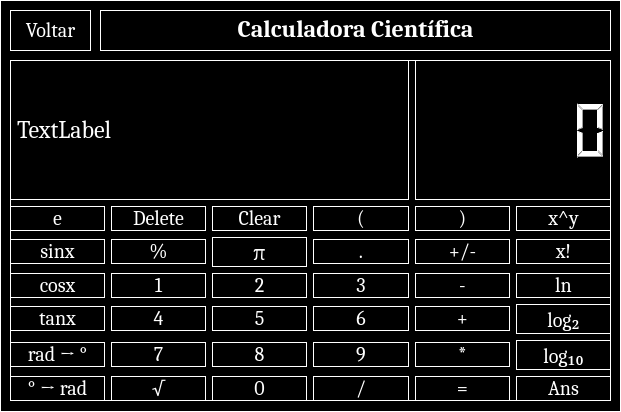
<?xml version="1.0" encoding="UTF-8"?>
<ui version="4.0">
 <class>Dialog</class>
 <widget class="QDialog" name="Dialog">
  <property name="geometry">
   <rect>
    <x>0</x>
    <y>0</y>
    <width>621</width>
    <height>412</height>
   </rect>
  </property>
  <property name="windowTitle">
   <string>Dialog</string>
  </property>
  <property name="styleSheet">
   <string notr="true">color: white;
border: 1px solid white;
background-color: black;
</string>
  </property>
  <widget class="QWidget" name="gridLayoutWidget">
   <property name="geometry">
    <rect>
     <x>10</x>
     <y>60</y>
     <width>601</width>
     <height>341</height>
    </rect>
   </property>
   <property name="font">
    <font>
     <pointsize>15</pointsize>
    </font>
   </property>
   <layout class="QGridLayout" name="gridLayout">
    <item row="1" column="3">
     <widget class="QPushButton" name="pushButton_26">
      <property name="font">
       <font>
        <family>Cambria</family>
        <pointsize>15</pointsize>
       </font>
      </property>
      <property name="text">
       <string>(</string>
      </property>
     </widget>
    </item>
    <item row="2" column="3">
     <widget class="QPushButton" name="pushButton_19">
      <property name="font">
       <font>
        <family>Cambria</family>
        <pointsize>15</pointsize>
       </font>
      </property>
      <property name="text">
       <string>.</string>
      </property>
     </widget>
    </item>
    <item row="6" column="0">
     <widget class="QPushButton" name="pushButton_24">
      <property name="font">
       <font>
        <family>Cambria</family>
        <pointsize>15</pointsize>
       </font>
      </property>
      <property name="text">
       <string>° → rad</string>
      </property>
     </widget>
    </item>
    <item row="4" column="4">
     <widget class="QPushButton" name="pushButton_7">
      <property name="font">
       <font>
        <family>Cambria</family>
        <pointsize>15</pointsize>
       </font>
      </property>
      <property name="text">
       <string>+</string>
      </property>
     </widget>
    </item>
    <item row="6" column="1">
     <widget class="QPushButton" name="pushButton_13">
      <property name="font">
       <font>
        <family>Cambria</family>
        <pointsize>15</pointsize>
       </font>
      </property>
      <property name="text">
       <string>√</string>
      </property>
     </widget>
    </item>
    <item row="1" column="4">
     <widget class="QPushButton" name="pushButton_27">
      <property name="font">
       <font>
        <family>Cambria</family>
        <pointsize>15</pointsize>
       </font>
      </property>
      <property name="text">
       <string>)</string>
      </property>
     </widget>
    </item>
    <item row="5" column="2">
     <widget class="QPushButton" name="pushButton_4">
      <property name="font">
       <font>
        <family>Cambria</family>
        <pointsize>15</pointsize>
       </font>
      </property>
      <property name="text">
       <string>8</string>
      </property>
     </widget>
    </item>
    <item row="3" column="0">
     <widget class="QPushButton" name="pushButton_22">
      <property name="font">
       <font>
        <family>Cambria</family>
        <pointsize>15</pointsize>
       </font>
      </property>
      <property name="text">
       <string>cosx</string>
      </property>
     </widget>
    </item>
    <item row="1" column="0">
     <widget class="QPushButton" name="pushButton_30">
      <property name="font">
       <font>
        <family>Cambria</family>
        <pointsize>15</pointsize>
       </font>
      </property>
      <property name="text">
       <string>e</string>
      </property>
     </widget>
    </item>
    <item row="1" column="1">
     <widget class="QPushButton" name="pushButton_17">
      <property name="font">
       <font>
        <family>Cambria</family>
        <pointsize>15</pointsize>
       </font>
      </property>
      <property name="text">
       <string>Delete</string>
      </property>
     </widget>
    </item>
    <item row="4" column="0">
     <widget class="QPushButton" name="pushButton_23">
      <property name="font">
       <font>
        <family>Cambria</family>
        <pointsize>15</pointsize>
       </font>
      </property>
      <property name="text">
       <string>tanx</string>
      </property>
     </widget>
    </item>
    <item row="5" column="0">
     <widget class="QPushButton" name="pushButton_35">
      <property name="font">
       <font>
        <family>Cambria</family>
        <pointsize>15</pointsize>
       </font>
      </property>
      <property name="text">
       <string>rad → °</string>
      </property>
     </widget>
    </item>
    <item row="2" column="0">
     <widget class="QPushButton" name="pushButton_21">
      <property name="font">
       <font>
        <family>Cambria</family>
        <pointsize>15</pointsize>
       </font>
      </property>
      <property name="text">
       <string>sinx</string>
      </property>
     </widget>
    </item>
    <item row="2" column="1">
     <widget class="QPushButton" name="pushButton_28">
      <property name="font">
       <font>
        <family>Cambria</family>
        <pointsize>15</pointsize>
       </font>
      </property>
      <property name="text">
       <string>%</string>
      </property>
     </widget>
    </item>
    <item row="4" column="3">
     <widget class="QPushButton" name="pushButton_6">
      <property name="font">
       <font>
        <family>Cambria</family>
        <pointsize>15</pointsize>
       </font>
      </property>
      <property name="text">
       <string>6</string>
      </property>
     </widget>
    </item>
    <item row="5" column="4">
     <widget class="QPushButton" name="pushButton_12">
      <property name="font">
       <font>
        <family>Cambria</family>
        <pointsize>15</pointsize>
       </font>
      </property>
      <property name="text">
       <string>*</string>
      </property>
     </widget>
    </item>
    <item row="6" column="2">
     <widget class="QPushButton" name="pushButton_14">
      <property name="font">
       <font>
        <family>Cambria</family>
        <pointsize>15</pointsize>
       </font>
      </property>
      <property name="text">
       <string>0</string>
      </property>
     </widget>
    </item>
    <item row="6" column="5">
     <widget class="QPushButton" name="pushButton_31">
      <property name="font">
       <font>
        <family>Cambria</family>
        <pointsize>15</pointsize>
       </font>
      </property>
      <property name="text">
       <string>Ans</string>
      </property>
     </widget>
    </item>
    <item row="3" column="5">
     <widget class="QPushButton" name="pushButton_34">
      <property name="enabled">
       <bool>true</bool>
      </property>
      <property name="font">
       <font>
        <family>Cambria</family>
        <pointsize>15</pointsize>
       </font>
      </property>
      <property name="text">
       <string>ln</string>
      </property>
     </widget>
    </item>
    <item row="5" column="5">
     <widget class="QPushButton" name="pushButton_33">
      <property name="font">
       <font>
        <family>Cambria</family>
        <pointsize>15</pointsize>
       </font>
      </property>
      <property name="text">
       <string>log₁₀</string>
      </property>
     </widget>
    </item>
    <item row="1" column="5">
     <widget class="QPushButton" name="pushButton_25">
      <property name="font">
       <font>
        <family>Cambria</family>
        <pointsize>15</pointsize>
       </font>
      </property>
      <property name="text">
       <string>x^y</string>
      </property>
     </widget>
    </item>
    <item row="2" column="4">
     <widget class="QPushButton" name="pushButton_20">
      <property name="font">
       <font>
        <family>Cambria</family>
        <pointsize>15</pointsize>
       </font>
      </property>
      <property name="text">
       <string>+/-</string>
      </property>
     </widget>
    </item>
    <item row="3" column="4">
     <widget class="QPushButton" name="pushButton_9">
      <property name="font">
       <font>
        <family>Cambria</family>
        <pointsize>15</pointsize>
       </font>
      </property>
      <property name="text">
       <string>-</string>
      </property>
     </widget>
    </item>
    <item row="3" column="1">
     <widget class="QPushButton" name="pushButton">
      <property name="font">
       <font>
        <family>Cambria</family>
        <pointsize>15</pointsize>
       </font>
      </property>
      <property name="text">
       <string>1</string>
      </property>
     </widget>
    </item>
    <item row="5" column="1">
     <widget class="QPushButton" name="pushButton_10">
      <property name="font">
       <font>
        <family>Cambria</family>
        <pointsize>15</pointsize>
       </font>
      </property>
      <property name="text">
       <string>7</string>
      </property>
     </widget>
    </item>
    <item row="5" column="3">
     <widget class="QPushButton" name="pushButton_11">
      <property name="font">
       <font>
        <family>Cambria</family>
        <pointsize>15</pointsize>
       </font>
      </property>
      <property name="text">
       <string>9</string>
      </property>
     </widget>
    </item>
    <item row="4" column="2">
     <widget class="QPushButton" name="pushButton_3">
      <property name="font">
       <font>
        <family>Cambria</family>
        <pointsize>15</pointsize>
       </font>
      </property>
      <property name="text">
       <string>5</string>
      </property>
     </widget>
    </item>
    <item row="3" column="3">
     <widget class="QPushButton" name="pushButton_8">
      <property name="font">
       <font>
        <family>Cambria</family>
        <pointsize>15</pointsize>
       </font>
      </property>
      <property name="text">
       <string>3</string>
      </property>
     </widget>
    </item>
    <item row="4" column="1">
     <widget class="QPushButton" name="pushButton_2">
      <property name="font">
       <font>
        <family>Cambria</family>
        <pointsize>15</pointsize>
       </font>
      </property>
      <property name="text">
       <string>4</string>
      </property>
     </widget>
    </item>
    <item row="6" column="4">
     <widget class="QPushButton" name="pushButton_16">
      <property name="font">
       <font>
        <family>Cambria</family>
        <pointsize>15</pointsize>
       </font>
      </property>
      <property name="text">
       <string>=</string>
      </property>
     </widget>
    </item>
    <item row="6" column="3">
     <widget class="QPushButton" name="pushButton_15">
      <property name="font">
       <font>
        <family>Cambria</family>
        <pointsize>15</pointsize>
       </font>
      </property>
      <property name="text">
       <string>/</string>
      </property>
     </widget>
    </item>
    <item row="2" column="2">
     <widget class="QPushButton" name="pushButton_29">
      <property name="font">
       <font>
        <family>Cambria</family>
        <pointsize>15</pointsize>
       </font>
      </property>
      <property name="text">
       <string>π</string>
      </property>
     </widget>
    </item>
    <item row="3" column="2">
     <widget class="QPushButton" name="pushButton_5">
      <property name="font">
       <font>
        <family>Cambria</family>
        <pointsize>15</pointsize>
       </font>
      </property>
      <property name="text">
       <string>2</string>
      </property>
     </widget>
    </item>
    <item row="4" column="5">
     <widget class="QPushButton" name="pushButton_32">
      <property name="font">
       <font>
        <family>Cambria</family>
        <pointsize>15</pointsize>
       </font>
      </property>
      <property name="text">
       <string>log₂</string>
      </property>
     </widget>
    </item>
    <item row="1" column="2">
     <widget class="QPushButton" name="pushButton_18">
      <property name="font">
       <font>
        <family>Cambria</family>
        <pointsize>15</pointsize>
       </font>
      </property>
      <property name="text">
       <string>Clear</string>
      </property>
     </widget>
    </item>
    <item row="2" column="5">
     <widget class="QPushButton" name="pushButton_36">
      <property name="font">
       <font>
        <family>Cambria</family>
        <pointsize>15</pointsize>
       </font>
      </property>
      <property name="text">
       <string>x!</string>
      </property>
     </widget>
    </item>
    <item row="0" column="4" colspan="2">
     <widget class="QLCDNumber" name="lcdNumber">
      <property name="font">
       <font>
        <family>Cambria</family>
        <pointsize>20</pointsize>
       </font>
      </property>
      <property name="smallDecimalPoint">
       <bool>false</bool>
      </property>
      <property name="digitCount">
       <number>6</number>
      </property>
     </widget>
    </item>
    <item row="0" column="0" colspan="4">
     <widget class="QLabel" name="label">
      <property name="font">
       <font>
        <family>Cambria</family>
        <pointsize>18</pointsize>
       </font>
      </property>
      <property name="text">
       <string>TextLabel</string>
      </property>
     </widget>
    </item>
   </layout>
  </widget>
  <widget class="QPushButton" name="volta_cient">
   <property name="geometry">
    <rect>
     <x>10</x>
     <y>10</y>
     <width>81</width>
     <height>41</height>
    </rect>
   </property>
   <property name="font">
    <font>
     <family>Cambria</family>
     <pointsize>15</pointsize>
    </font>
   </property>
   <property name="text">
    <string>Voltar</string>
   </property>
  </widget>
  <widget class="QTextBrowser" name="textBrowser">
   <property name="geometry">
    <rect>
     <x>100</x>
     <y>10</y>
     <width>511</width>
     <height>41</height>
    </rect>
   </property>
   <property name="font">
    <font>
     <family>Cambria</family>
     <pointsize>12</pointsize>
    </font>
   </property>
   <property name="html">
    <string>&lt;!DOCTYPE HTML PUBLIC &quot;-//W3C//DTD HTML 4.0//EN&quot; &quot;http://www.w3.org/TR/REC-html40/strict.dtd&quot;&gt;
&lt;html&gt;&lt;head&gt;&lt;meta name=&quot;qrichtext&quot; content=&quot;1&quot; /&gt;&lt;style type=&quot;text/css&quot;&gt;
p, li { white-space: pre-wrap; }
&lt;/style&gt;&lt;/head&gt;&lt;body style=&quot; font-family:'Cambria'; font-size:12pt; font-weight:400; font-style:normal;&quot;&gt;
&lt;p align=&quot;center&quot; style=&quot; margin-top:0px; margin-bottom:0px; margin-left:0px; margin-right:0px; -qt-block-indent:0; text-indent:0px;&quot;&gt;&lt;span style=&quot; font-size:18pt; font-weight:600;&quot;&gt;Calculadora Científica&lt;/span&gt;&lt;/p&gt;&lt;/body&gt;&lt;/html&gt;</string>
   </property>
  </widget>
 </widget>
 <resources/>
 <connections/>
</ui>
